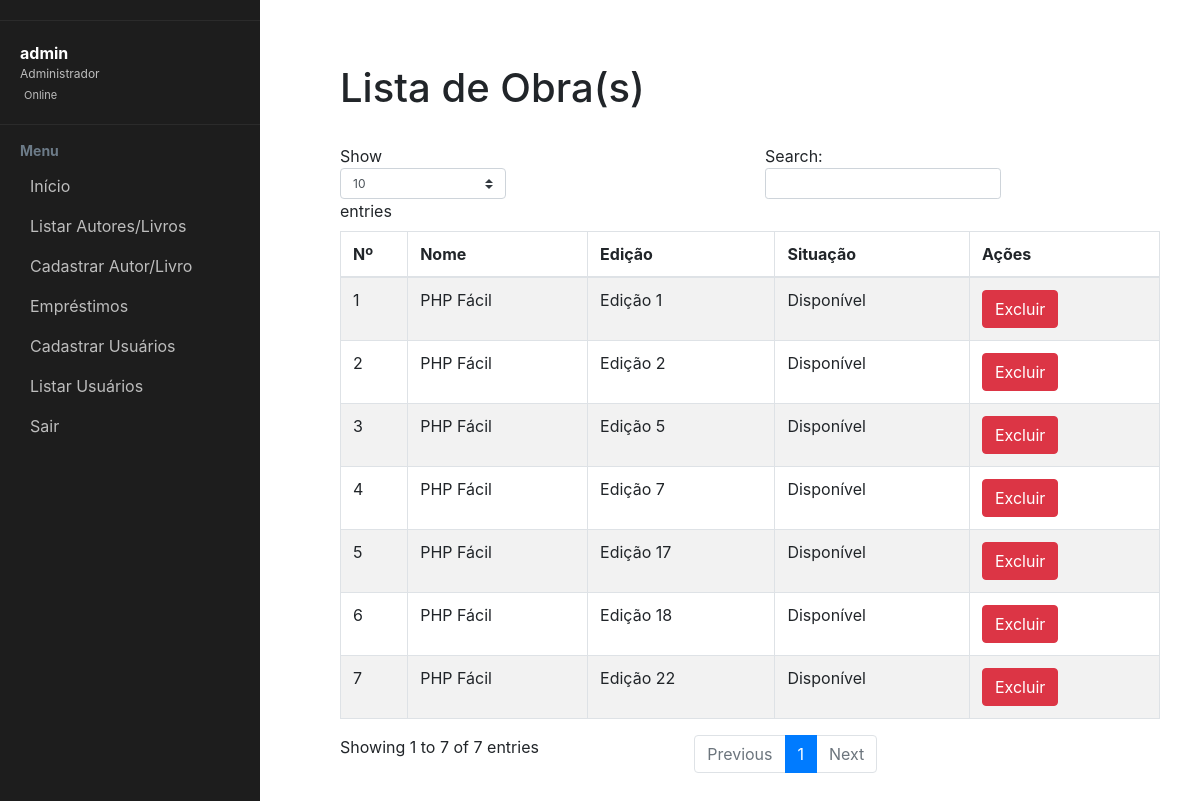
/biblioteca/livro_listar.php?id_obra=2 (signed in), run on the app's committed database.
### tables this page shows
CREATE TABLE `tblivro` (
  `id` int(11) NOT NULL,
  `id_obra` int(11) NOT NULL,
  `status` int(1) NOT NULL,
  `usuario` varchar(100) NOT NULL,
  `data_hora` datetime NOT NULL
);

CREATE TABLE `tbobra` (
  `id` int(11) NOT NULL,
  `nome` varchar(100) NOT NULL,
  `autor` varchar(100) NOT NULL,
  `ano` int(11) NOT NULL,
  `editora` varchar(100) NOT NULL
);

### biblioteca/livro_listar.php (the view, shortened to what this page needs)
<?php
include('conexao.php');
$id_obra = $_GET["id_obra"];
$sql = "SELECT * FROM tbobra as o inner join tblivro as l on (o.id = l.id_obra) WHERE l.id_obra='$id_obra'";
$resultado = mysqli_query($conexao, $sql);
?>
<!DOCTYPE html>
<html>
    <head>
        <link rel="stylesheet" href="css/menu.css">
        <link rel="stylesheet" href="css/estilo.css">
        <link href="//maxcdn.bootstrapcdn.com/bootstrap/4.0.0/css/bootstrap.min.css" rel="stylesheet" id="bootstrap-css">
    </head>
    <body>
        <div class="page-wrapper chiller-theme toggled">
            <nav id="sidebar" class="sidebar-wrapper">
                <div class="sidebar-content">
                    <?php if (isset($_SESSION["admin"]) && ($_SESSION["admin"] == 1)) { ?>
                        <div class="sidebar-brand">
                        </div><?php } else {
                        ?>
                        <div class="sidebar-brand">
                            <a href="area_usuario.php"><?php echo $_SESSION['biblioteca']; ?></a>
                        </div>
                        <?php
                    }
                    ?>
                    <div class="sidebar-header">
                        <div class="user-info">
                            <span class="user-name">
                                <strong><?php
                                    if (isset($_SESSION["usuario"])) {
                                        echo $_SESSION["usuario"];
                                    };
                                    ?></strong>
                            </span>
                            <span class="user-role"><?= (isset($_SESSION["admin"]) && ($_SESSION["admin"] == 1)) ? "Administrador" : "Usuário"; ?></span>
                            <span class="user-status">
                                <span>Online</span>
                            </span>
                        </div>
                    </div>
                    <div class="sidebar-menu">
                        <ul>
                            <li class="header-menu">
                                <span>Menu</span>
                            </li>
                            <li>
                                <a href=" <?php
                                if (isset($_SESSION["admin"]) && ($_SESSION["admin"] == 1)) {
                                    echo"area_admin.php";
                                } else {
                                    echo"area_usuario.php";
                                };
                                ?>
                                   ">
                                    <span>Início</span>
                                </a>
                            </li>
                            <li>
                                <a href="obra_listar.php">
                                    <span>Listar Autores/Livros</span>
                                </a>
                            </li>
                            <?php if ($_SESSION["admin"] == 1) { ?>
                                <li>
                                    <a href="obra_novo.php">
                                        <span>Cadastrar Autor/Livro</span>
                                    </a>
                                </li>
                            <?php } ?>
                            <?php if ($_SESSION["admin"] == 1) { ?>
                                <li>
                                    <a href="emprestimos.php">
                                        <span>Empréstimos</span>
                                    </a>
                                </li>
                            <?php } ?>
                            <?php if ($_SESSION["admin"] == 1) { ?>
                                <li>
                                    <a href="usuario_cadastrar.php">
                                        <span>Cadastrar Usuários</span>
                                    </a>
                                </li>
                            <?php } ?>
                            <?php if ($_SESSION["admin"] == 1) { ?>
                                <li>
                                    <a href="usuario_listar.php">
                                        <span>Listar Usuários</span>
                                    </a>
                                </li>
                            <?php } ?>
                            <li class="sair">
                                <a href="logout.php">
                                    <span >Sair</span>
                                </a>
                            </li>
                        </ul>
                    </div>
                </div>
            </nav>
            <main class="page-content">
                <div class="container-fluid">
                    <h1>Lista de Obra(s)</h1>
                    <br/>
                    <div id="example_wrapper" class="dataTables_wrapper dt-bootstrap4">
                        <div class="row">
                            <div class="col-sm-12">
                                <table id="example" class="table table-striped table-bordered dataTable" style="width: 100%;" role="grid" aria-describedby="example_info">
                                    <thead>
                                        <tr role="row">
                                            <th class="sorting_asc" tabindex="0" aria-controls="example" rowspan="1" colspan="1" aria-sort="ascending" aria-label="Name: activate to sort column descending">Nº</th>
                                            <th class="sorting" tabindex="0" aria-controls="example" rowspan="1" colspan="1" aria-label="Position: activate to sort column ascending">Nome</th>
                                            <th class="sorting" tabindex="0" aria-controls="example" rowspan="1" colspan="1" aria-label="Office: activate to sort column ascending">Edição</th>
                                            <th class="sorting" tabindex="0" aria-controls="example" rowspan="1" colspan="1" aria-label="Age: activate to sort column ascending">Situação</th>
                                            <th class="sorting" tabindex="0" aria-controls="example" rowspan="1" colspan="1" aria-label="Age: activate to sort column ascending">Ações</th>
                                        </tr>
                                    </thead>
                                    <tbody>
                                        <?php
                                        $i = 0;
                                        while ($linha = mysqli_fetch_assoc($resultado)):
                                            $i++;
                                            ?>
                                            <tr role="row" class="odd">
                                                <td><?= $i ?></td>
                                                <td><?= $linha["nome"] ?></td>
                                                <td>Edição <?= $linha["id"] ?></td>
                                                <td><?= $linha["status"] == 0 ? "Disponível" : "Indisponível" ?></td>
                                                <?php if (isset($_SESSION["admin"]) && ($_SESSION["admin"] == 1)): ?>
                                                    <td><a href="livro_excluir.php?id=<?= $linha["id"]; ?>&id_obra=<?= $id_obra ?>"><button class="btn btn-danger btn-xs">Excluir</button></a></td>
                                                <?php endif; ?>
                                            </tr>
                                        <?php endwhile; ?>
                                    </tbody>
                                </table>
                            </div>
                        </div>
                    </div>
                </div>
            </main>
        </div>
    </body>
</html>

### biblioteca/css/menu.css (style rules this page uses)
body { font-size: 0.9rem; }
.page-wrapper .sidebar-wrapper, .sidebar-wrapper .sidebar-brand > a, .sidebar-wrapper .sidebar-dropdown > a:after, .sidebar-wrapper .sidebar-menu .sidebar-dropdown .sidebar-submenu li a:before, .sidebar-wrapper ul li a i, .page-wrapper .page-content, .sidebar-wrapper .sidebar-search input.search-menu, .sidebar-wrapper .sidebar-search .input-group-text, .sidebar-wrapper .sidebar-menu ul li a, #show-sidebar, #close-sidebar { -webkit-transition: all 0.3s ease; -moz-transition: all 0.3s ease; -ms-transition: all 0.3s ease; -o-transition: all 0.3s ease; transition: all 0.3s ease; }
.page-wrapper { height: 100vh; }
.page-wrapper.toggled .sidebar-wrapper { left: 0px; }
@media screen and (min-width: 768px) { .page-wrapper.toggled .page-content { padding-left: 300px; } }
.sidebar-wrapper { width: 260px; height: 100%; max-height: 100%; position: fixed; top: 0; left: -300px; z-index: 999; }
.sidebar-wrapper ul { list-style-type: none; padding: 0; margin: 0; }
.sidebar-wrapper a { text-decoration: none; }
.sidebar-content { max-height: calc(100% - 30px); height: calc(100% - 30px); overflow-y: auto; position: relative; }
.sidebar-wrapper .sidebar-brand { padding: 10px 20px; display: flex; align-items: center; }
.sidebar-wrapper .sidebar-header { padding: 20px; overflow: hidden; }
.sidebar-wrapper .sidebar-header .user-info { float: left; }
.sidebar-wrapper .sidebar-header .user-info > span { display: block; }
.sidebar-wrapper .sidebar-header .user-info .user-role { font-size: 12px; }
.sidebar-wrapper .sidebar-header .user-info .user-status { font-size: 11px; margin-top: 4px; }
.sidebar-wrapper .sidebar-menu { padding-bottom: 10px; }
.sidebar-wrapper .sidebar-menu .header-menu span { font-weight: bold; font-size: 14px; padding: 15px 20px 5px 20px; display: inline-block; }
.sidebar-wrapper .sidebar-menu ul li a { display: inline-block; width: 100%; text-decoration: none; position: relative; padding: 8px 30px 8px 20px; }
.page-wrapper .page-content { display: inline-block; width: 100%; padding-left: 0px; padding-top: 20px; }
.page-wrapper .page-content > div { padding: 20px 40px; }
.page-wrapper .page-content { overflow-x: hidden; }
.chiller-theme .sidebar-wrapper { background: #1d1d1d; }
.chiller-theme .sidebar-wrapper .sidebar-header, .chiller-theme .sidebar-wrapper .sidebar-search, .chiller-theme .sidebar-wrapper .sidebar-menu { border-top: 1px solid #2b2b2b; }
.chiller-theme .sidebar-wrapper .sidebar-header .user-info .user-role, .chiller-theme .sidebar-wrapper .sidebar-header .user-info .user-status, .chiller-theme .sidebar-wrapper .sidebar-search input.search-menu, .chiller-theme .sidebar-wrapper .sidebar-search .input-group-text, .chiller-theme .sidebar-wrapper .sidebar-brand>a, .chiller-theme .sidebar-wrapper .sidebar-menu ul li a, .chiller-theme .sidebar-footer>a { color: #bdbdbd; }
.chiller-theme .sidebar-wrapper .sidebar-menu ul li:hover>a, .chiller-theme .sidebar-wrapper .sidebar-menu .sidebar-dropdown.active>a, .chiller-theme .sidebar-wrapper .sidebar-header .user-info, .chiller-theme .sidebar-wrapper .sidebar-brand>a:hover, .chiller-theme .sidebar-footer>a:hover i { color: #ffffff; }
.chiller-theme .sidebar-wrapper .sidebar-menu .header-menu span { color: #6c7b88; }

### data on the page
tblivro: id_obra.nome "PHP Fácil", id "1", status "Disponível"
tblivro: id_obra.nome "PHP Fácil", id "2", status "Disponível"
tblivro: id_obra.nome "PHP Fácil", id "5", status "Disponível"
tblivro: id_obra.nome "PHP Fácil", id "7", status "Disponível"
tblivro: id_obra.nome "PHP Fácil", id "17", status "Disponível"
tblivro: id_obra.nome "PHP Fácil", id "18", status "Disponível"
tblivro: id_obra.nome "PHP Fácil", id "22", status "Disponível"

### other printed values
$_SESSION["usuario"] "admin"
